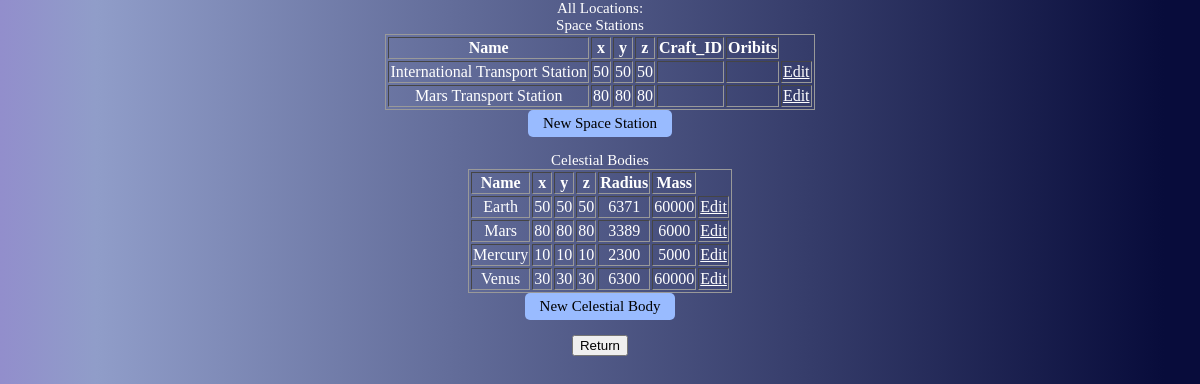
Page /viewloc.php on the committed database.
### tables this page shows
Create Table If Not Exists Space_Station(
	Location_Name			Varchar(100),
	Spacecraft_ID			Integer,
	Orbits_Celestial_Body	Varchar(100),
	Constraint Space_Station_PK Primary Key(Location_Name, Spacecraft_ID),
	Constraint Space_Station_Craft_FK Foreign Key(Spacecraft_ID) References Spacecraft(Spacecraft_ID),
	Constraint Space_Station_Orbit_FK Foreign Key(Orbits_Celestial_Body) References Location(Name),
	Constraint Space_Station_Location_FK Foreign Key(Location_Name) References Location(Name)

);

Create Table If Not Exists Location(
	Name					Varchar(100),
	x						Integer,
	y						Integer,
	z						Integer,
	Constraint Location_PK Primary Key(Name)
);

Create Table If Not Exists Celestial_Body(
	Location_Name			Varchar(100),
	Radius					Real,
	Mass					Real,
	Constraint Celestial_Body_PK Primary Key(Location_Name),
	Constraint Celestial_Body_FK Foreign Key(Location_Name) References Location(Name)
);

### viewloc.php (the view, shortened to what this page needs)
<html>
<head>
<link rel="stylesheet" type="text/css" href="style.css">
</head>
<body>
<p>All Locations:</p>
<?php
$con=mysqli_connect("localhost","root","pancakes","starbase");
$stationdata = mysqli_query($con,"SELECT * FROM Location,Space_Station WHERE Name = Location_Name");
$param1 = "Craft_ID";
$param2 = "Oribits";
echo "<table border='1'><tr>
<th>Name</th>
<th>x</th>
<th>y</th>
<th>z</th>
<th>".$param1."</th>
<th>".$param2."</th></tr>";
while($row = mysqli_fetch_array($stationdata))
  {
  echo "<tr>";
  echo "<td>" . $row['Name'] . "</td>";
  echo "<td>" . $row['x'] . "</td>";
  echo "<td>" . $row['y'] . "</td>";
  echo "<td>" . $row['z'] . "</td>";
  echo "<td>" . $row[$param1] . "</td>";
  echo "<td>" . $row[$param2] . "</td>";
  echo "<td><a href='addloc.php?job=edit&amp;Name= " . $row['Name'] . "'>Edit</a></td>";
  echo "</tr>";
  }
echo "</table>";
?>
<form action="selectorbit.php" method="post">
  <input type="submit" value="New Space Station">
</form>
<?php
$planetdata = mysqli_query($con,"SELECT * FROM Location,Celestial_Body WHERE Name = Location_Name");
$param1 = "Radius";
$param2 = "Mass";
echo "<table border='1'><tr>
<th>Name</th>
<th>x</th>
<th>y</th>
<th>z</th>
<th>".$param1."</th>
<th>".$param2."</th></tr>";
while($row = mysqli_fetch_array($planetdata))
  {
  echo "<tr>";
  echo "<td>" . $row['Name'] . "</td>";
  echo "<td>" . $row['x'] . "</td>";
  echo "<td>" . $row['y'] . "</td>";
  echo "<td>" . $row['z'] . "</td>";
  echo "<td>" . $row[$param1] . "</td>";
  echo "<td>" . $row[$param2] . "</td>";
  echo "<td><a href='addloc.php?job=edit&amp;Name=" . $row['Name'] . "'>Edit</a></td>";
  echo "</tr>";
  }
echo "</table>";
?>
<form action="addloc.php?job=add" method="post">
  <input type="submit" value="New Celestial Body">
</form>
<button onclick="window.location.href = 'groundcrew.php';">Return</button>
</body>
</html>

### style.css (style rules this page uses)
html, body { margin:auto; text-align:center; align:center; width: 100%; font-family: verdana; color: white; font-size: 15px; background: rgb(146,142,204); background: linear-gradient(90deg, rgba(146,142,204,1) 0%, rgba(144,157,201,1) 8%, rgba(8,12,59,1) 97%); }
form { text-align: center; }
input { margin:auto; display: block; text-align: left; font-family: verdana; color: black; font-size: 15px; }
input[type=submit] { color: black; padding:5px 15px; background:#99bbff; border:0 none; cursor:pointer; -webkit-border-radius: 5px; border-radius: 5px; }
table { text-align:center; max-width: 850px; border:1px solid #999; margin-left: auto; margin-right: auto; }
p { max-width:100%; margin:auto; display: block; text-align: center; font-family: verdana; color: white; font-size: 15px; }
a { color: white; }

### rows in the picture
space_station: Location_Name.Name "International Transport Station", Location_Name.x "50", Location_Name.y "50", Location_Name.z "50"
space_station: Location_Name.Name "Mars Transport Station", Location_Name.x "80", Location_Name.y "80", Location_Name.z "80"
celestial_body: Location_Name.Name "Earth", Location_Name.x "50", Location_Name.y "50", Location_Name.z "50", Radius "6371", Mass "60000"
celestial_body: Location_Name.Name "Mars", Location_Name.x "80", Location_Name.y "80", Location_Name.z "80", Radius "3389", Mass "6000"
celestial_body: Location_Name.Name "Mercury", Location_Name.x "10", Location_Name.y "10", Location_Name.z "10", Radius "2300", Mass "5000"
celestial_body: Location_Name.Name "Venus", Location_Name.x "30", Location_Name.y "30", Location_Name.z "30", Radius "6300", Mass "60000"

### other values in the picture
$param1 "Craft_ID"
$param2 "Oribits"
$param1 "Radius"
$param2 "Mass"
